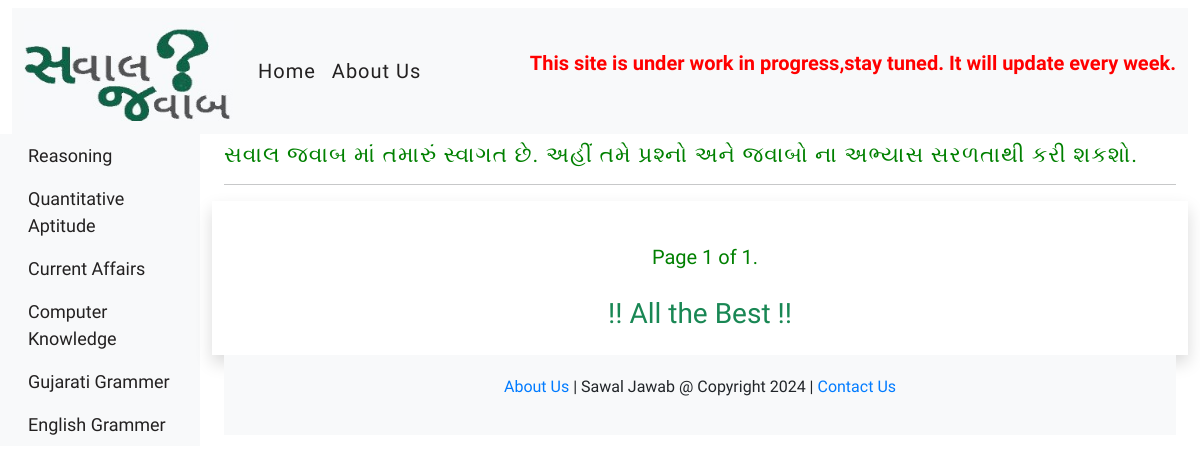
/current_affairs/current_affairs/, run on an earlier commit of the app's database.
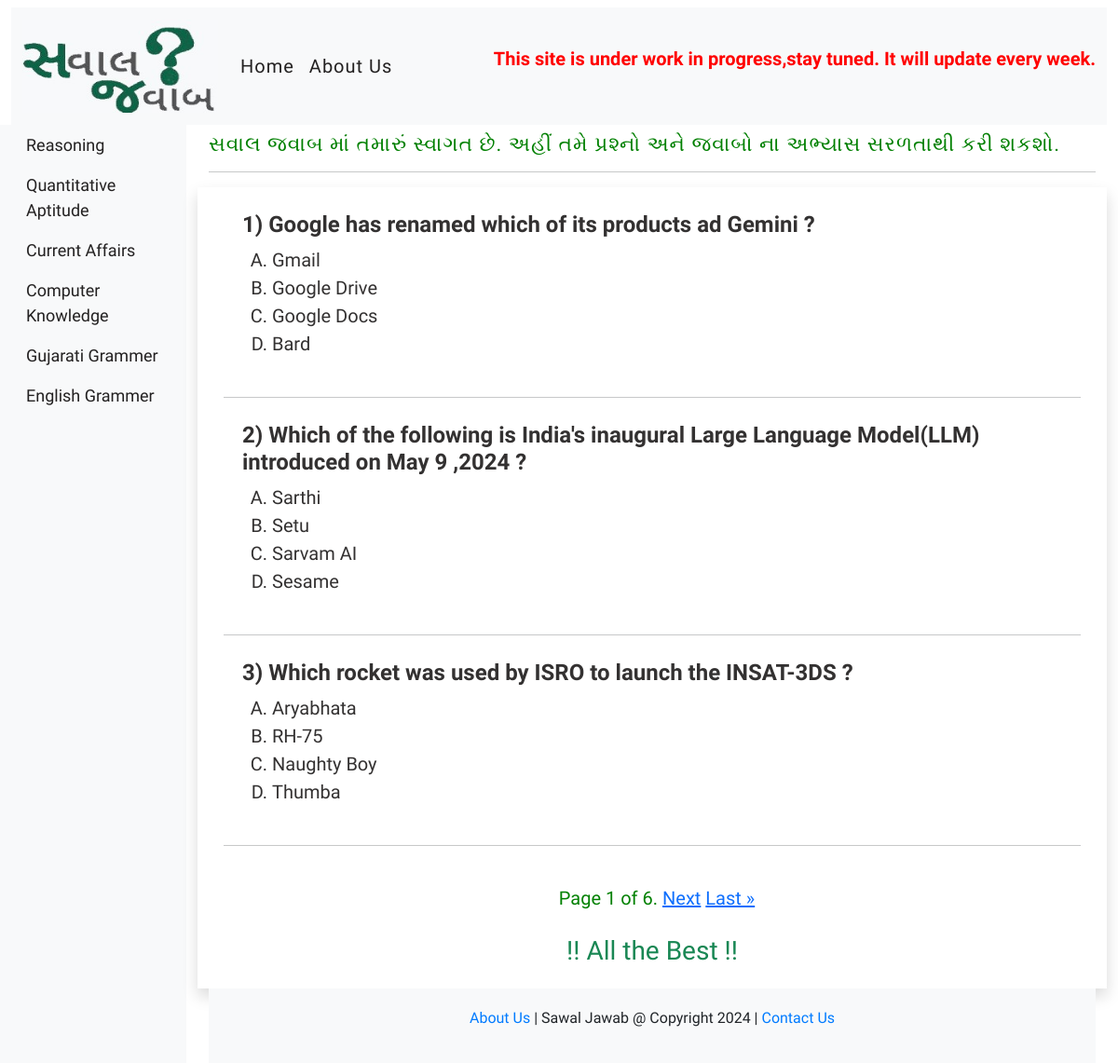
And on a later commit of the database.
### myapp/models.py (models this page shows)
class Current_Affairs(models.Model):
    question=models.CharField(max_length=500)
    answer=models.CharField(max_length=500)
    opt_A=models.CharField(max_length=500)
    opt_B=models.CharField(max_length=500)
    opt_C=models.CharField(max_length=500)
    opt_D=models.CharField(max_length=500)
    ans_description=models.TextField(max_length=1000)
    category=models.CharField(max_length=300)
    question_topic=models.CharField(max_length=300)

class Current_Affairs2(Current_Affairs):
    pass

class Current_Affairs(models.Model):
    question=models.CharField(max_length=500)
    answer=models.CharField(max_length=500)
    opt_A=models.CharField(max_length=500)
    opt_B=models.CharField(max_length=500)
    opt_C=models.CharField(max_length=500)
    opt_D=models.CharField(max_length=500)
    ans_description=models.TextField(max_length=1000)
    category=models.CharField(max_length=300)
    question_topic=models.CharField(max_length=300)

### myapp/views.py (the view)
# urls.py: path('current_affairs/<slug:category_slug>/',views.currentAffairs_questions,name='currentaffairs_questions'),
def currentAffairs_questions(request,category_slug):
    current=Current_Affairs2.objects.filter(question_topic=category_slug)
    paginator = Paginator(current, 3)
    page_number = request.GET.get("page")
    page_obj = paginator.get_page(page_number)
    return render(request,'myapp/sawaljawab.html',{'page_obj':page_obj})

### myapp/templates/myapp/sawaljawab.html (shortened to what this page needs)
{% extends 'myapp/base.html' %}
{% block content %}
<div class="col-md-9 ml-sm-auto col-lg-10 px-md-4">
    <h3 class="mt-2" id="gujaratiheadings">સવાલ જવાબ માં તમારું સ્વાગત છે. અહીં તમે પ્રશ્નો અને જવાબો ના અભ્યાસ સરળતાથી કરી શકશો.</h3>
    <hr>
    <div class="row mt-2 shadow p-3">
        <div class="currentaffairs">
            <div class="innersection">
                       {% for q in page_obj %}
                            <div>
                                <h4 style="text-align: left; letter-spacing: normal; font-weight:bold;"> <span class="question_id">{{ page_obj.start_index|add:forloop.counter0 }})</span> {{q.question}}</h4>
                                    <ul style="text-align: left; list-style:upper-alpha;">
                                        <li><a onclick="optASelected(this, '{{ q.answer }}', '{{ q.ans_description}}')">{{q.opt_A}}</a></li>
                                        <li><a onclick="optBSelected(this, '{{ q.answer }}', '{{ q.ans_description}}')">{{q.opt_B}}</a></li>
                                        <li><a onclick="optCSelected(this, '{{ q.answer }}', '{{ q.ans_description}}')">{{q.opt_C}}</a></li>
                                        <li><a onclick="optDSelected(this, '{{ q.answer }}', '{{ q.ans_description}}')">{{q.opt_D}}</a></li>
                                    </ul>
                          </div>
                       <hr style="font-weight: bolder;">
                      {% endfor %}
                       <div class="pagination">
                        <span class="step-links"  style="color: green; padding: 15px; font-size: 20px;">
                            <span class="current">
                                Page {{ page_obj.number }} of {{ page_obj.paginator.num_pages }}.
                            </span>
                            {% if page_obj.has_next %}
                                <a href="?page={{ page_obj.next_page_number }}">Next</a>
                                <a href="?page={{ page_obj.paginator.num_pages }}">Last &raquo;</a>
                            {% endif %}
                        </span>
                    </div>
            </div>
    </div>
    <div><h3 class="text-center text-success">!! All the Best !!</h3></div>
{% endblock content %}

### myapp/templates/myapp/base.html (shortened to what this page needs)
{% load static %}
<!doctype html>
<html lang="en">
  <head>
    <link rel="stylesheet" href="{% static 'myapp/css/style.css' %}">
    <link href="https://cdn.jsdelivr.net/npm/bootstrap@5.3.2/dist/css/bootstrap.min.css" rel="stylesheet">
  </head>
  <body>
    <div class="container-fluid mt-2">
      {% include 'myapp/navbar.html' %}
          <div class="row">
          {% include 'myapp/aside.html' %}
          {% block content %}
          {% endblock content %}
         </div>
      <footer class="">
          <div class="container">
              <p>
                  <a href="{% url 'aboutus' %}">About Us</a> | Sawal Jawab @ Copyright 2024 | <a href="#">Contact Us</a>
              </p>
          </div>
      </footer>
    </div>
  </body>
</html>

### myapp/templates/myapp/navbar.html (shortened to what this page needs)
{% load static %}
<nav class="navbar navbar-expand-lg bg-body-tertiary">
    <div class="container-fluid">
      <div class="collapse navbar-collapse" id="navbarTogglerDemo01">
        <a class="navbar-brand" href="#" style="font-size:35px;"><img src='{% static "myapp/logo/sawal2.jpg" %}' class="bg-light" alt="logo" width="210px" height="100px"></a>
        <ul class="navbar-nav me-auto mb-2 mb-lg-0">
          <li class="nav-item">
            <a class="nav-link active" aria-current="page" href="{% url 'homepage' %}">Home</a>
          </li>
          <li class="nav-item">
            <a class="nav-link" href="{% url 'aboutus' %}">About Us</a>
        </ul>
      </div>
      <marquee width="60%" direction="left" height="100px">
        <p style="color: red; font-size: 20px; font-weight: bolder;" >This site is under work in progress,stay tuned. It will update every week.</p>
        </marquee>
    </div>
  </nav>

### myapp/templates/myapp/aside.html
<nav id="sidebar" class="col-md-3 col-lg-2 d-md-block bg-light sidebar">
    <div class="sidebar-sticky">
        <ul class="nav flex-column">
                      <li class="nav-item">
                          <a class="nav-link" href="{% url 'reasoningpage' %}">
                            Reasoning
                          </a>
                      </li>
                      <li class="nav-item">
                          <a class="nav-link" href="{% url 'aptitudepage' %}">
                            Quantitative Aptitude
                          </a>
                      </li>
                      <li class="nav-item">
                        <a class="nav-link" href="{% url 'currentaffairs_questions' category_slug='current_affairs'%}">
                          Current Affairs
                        </a>
                    </li>
                    <li class="nav-item">
                        <a class="nav-link" href="{% url 'computer_questions' category_slug='computer'%}">
                            Computer Knowledge
                        </a>
                     </li>
                    <li class="nav-item">
                      <a class="nav-link" href="{% url 'gujaratipage' %}">
                        Gujarati Grammer
                      </a>
                  </li>
              <li class="nav-item">
                <a class="nav-link" href="{% url 'englishpage' %}">
                  English Grammer
                </a>
              </li>
        </ul>
    </div>
</nav>

### myapp/static/myapp/css/style.css (style rules this page uses)
* { margin:0; padding:0; box-sizing:border-box; font-family: 'Anek Gujarati', sans-serif; font-family: 'Poppins', sans-serif; font-family: 'PT Sans', sans-serif; }
.collapse > .navbar-brand { color:#644D48; font-family: 'Lucida Sans', 'Lucida Sans Regular', 'Lucida Grande', 'Lucida Sans Unicode', Geneva, Verdana, sans-serif; }
.collapse > .navbar-nav > .nav-item > .nav-link { font-size: 20px; letter-spacing: 1px; font-family: 'PT Sans', sans-serif; color: #232121; }
.sidebar-sticky { overflow:scroll; flex-grow: 1; color: aqua; height: auto; scroll-behavior: smooth; }
.sidebar-sticky > .nav > .nav-item > .nav-link { font-size: 18px; color: #232121; }
#gujaratiheadings { font-family: 'Anek Gujarati', sans-serif; font-family: 'PT Sans', sans-serif; font-size: 22px; letter-spacing: 1px; color: green; }
footer { background-color: #f8f9fa; padding: 20px 0; text-align: center; }
footer a { color: #007bff; text-decoration: none; }
.currentaffairs { width: 700px; height: auto; display: flex; flex-direction: row; justify-content: center; }
.innersection { width: auto; height: auto; background-color:white; border-radius: 5px; }
.innersection > div { font-family: 'Anek Gujarati', sans-serif; font-family: 'Noto Serif Gujarati', serif; font-family: 'Poppins', sans-serif; font-family: 'PT Sans', sans-serif; font-size: 20px; width: auto; height: auto; margin-left: 10px; padding: 10px; color: rgb(51, 49, 49); }
.innersection > div > ul > li > a { text-decoration: none; }
.pagination > span { margin: auto; text-align: center; }

What changed in the data, as far as the page shows it:
added Current_Affairs2: start_index|add "1", question "Google has renamed which of its products ad Gemini ?", opt_A "Gmail", opt_B "Google Drive", opt_C "Google Docs", opt_D "Bard"
added Current_Affairs2: start_index|add "2", question "Which of the following is India's inaugural Large Language Model(LLM) introduced on May 9 ,2024 ?", opt_A "Sarthi", opt_B "Setu", opt_C "Sarvam AI", opt_D "Sesame"
added Current_Affairs2: start_index|add "3", question "Which rocket was used by ISRO to launch the INSAT-3DS ?", opt_A "Aryabhata", opt_B "RH-75", opt_C "Naughty Boy", opt_D "Thumba"
Also different on the page:
{{ page_obj.paginator.num_pages }}: "1" → "6"
text now shown: "Next Last »"
